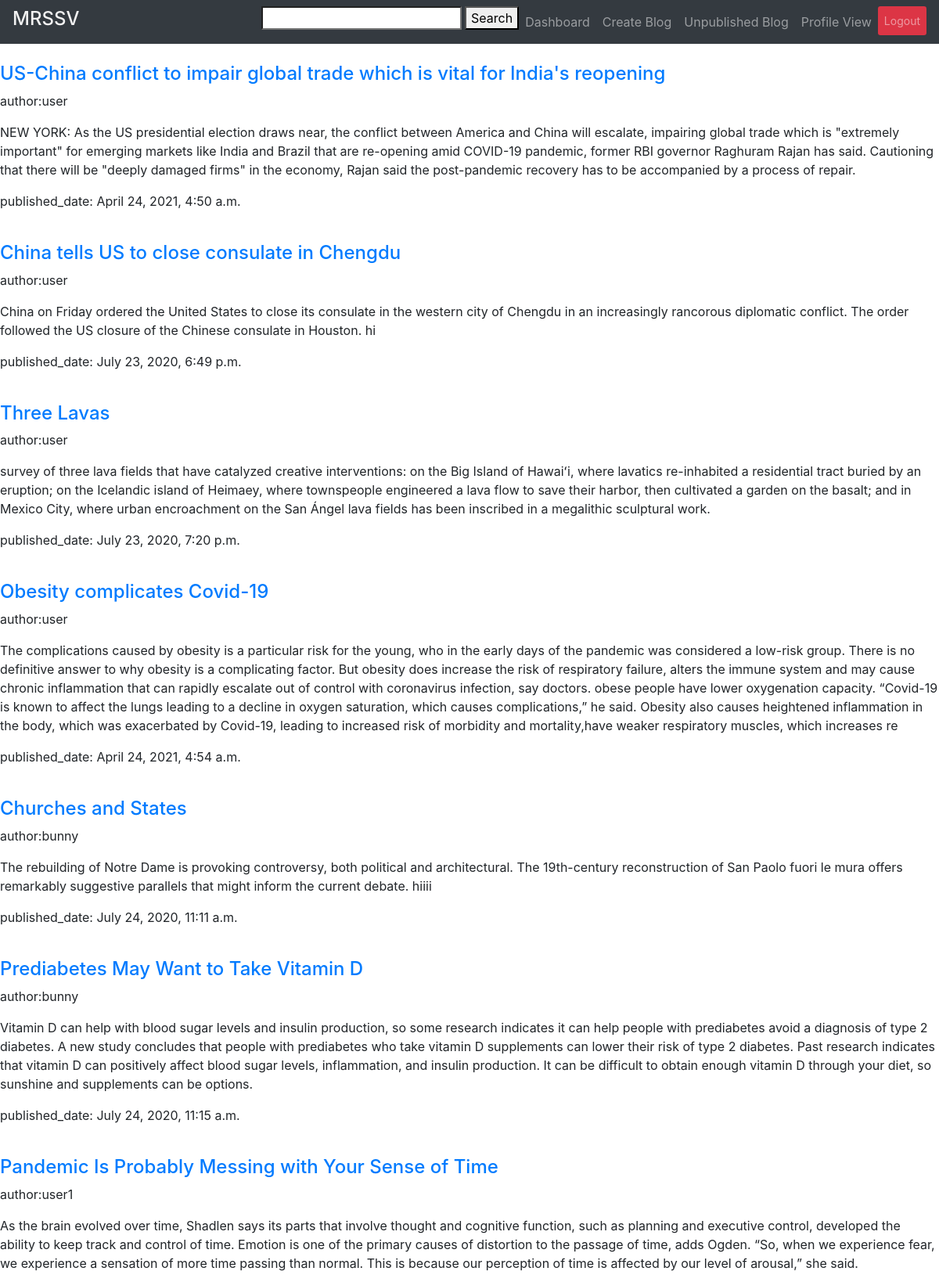
/dashboard/ (upper part), run on the app's committed database.
### app_article/models.py (models this page shows, shortened)
class ArticleModel(models.Model):
    author = models.ForeignKey(User, on_delete=models.CASCADE)
    topic = models.CharField(max_length=20, choices=(
        ('arch', 'Architecture'),
        ('news','News'),
        ('heal', 'Health'),
        ('politics','Politics'),
        ('sports','Sports'),
        ('beauty','Beautytips'),
        ('other','Others')
    ))
    title = models.CharField(max_length=500)
    data = models.TextField(max_length=1000,blank=True,null=True)
    created_on = models.DateTimeField(auto_now=True)
    published_date = models.DateTimeField(blank=True, null=True)

### app_article/views.py (the view)
# urls.py: path('dashboard/', views.Dashboard.as_view(), name ='dashboard'),
class Dashboard(ListView):
    model = ArticleModel
    template_name = 'article/dashboard.html'
    def get_context_data(self, **kwargs):
        context = super().get_context_data(**kwargs)
        if 'search' in self.request.GET:
            query = self.request.GET.get('search')
            context['article'] = ArticleModel.objects.filter(author__username__icontains=query)
        else:
            context['article'] = ArticleModel.objects.filter(published_date__lte=timezone.now())
        graph_topics = {}
        graph_topics['News'] = ArticleModel.objects.filter(topic='news').count()
        graph_topics['Architecture'] = ArticleModel.objects.filter(topic='arch').count()
        graph_topics['Health'] = ArticleModel.objects.filter(topic='heal').count()
        graph_topics['Politics'] = ArticleModel.objects.filter(topic='politics').count()
        graph_topics['Sports'] = ArticleModel.objects.filter(topic='sports').count()
        graph_topics['Beautytips'] = ArticleModel.objects.filter(topic='beauty').count()
        graph_topics['Others'] = ArticleModel.objects.filter(topic='other').count()
        context['graph'] = graph_topics
        return  context

### templates/article/dashboard.html (shortened to what this page needs)
<!DOCTYPE html>
<html>
<head>
	<link rel="stylesheet" href= "https://maxcdn.bootstrapcdn.com/bootstrap/4.4.1/css/bootstrap.min.css">
</head>
<body bgcolour='red'>
	<nav class="navbar navbar-expand-sm bg-dark navbar-dark">
        <h4 style="color: hsl(0, 0%, 95%);">MRSSV</h4>
		<ul class="navbar-nav ml-auto">
            <form  method="GET"  >
                <input  type="search" name="search" >
                <button  type="submit"> Search </button>
            </form>
            <li  class="nav-item">
				<a class="nav-link" href="/dashboard/">Dashboard</a>
            <li class="nav-item">
				<a class="nav-link" href="{% url 'article_create' %}">Create Blog</a>
			</li>
			<li class="nav-item">
				<a class="nav-link" href="{% url 'unpublished_article' %}">Unpublished Blog</a>
			</li>
			<li class="nav-item">
				<a class="nav-link" href="{% url 'update_profile' %}">Profile View</a>
			</li>
			<li class="nav-item">
				<a class="nav-item nav-link bg-danger btn-sm" href="/logout/">Logout</a>
			</li>
		</ul>
	</nav><br>
{% for article in article %}
<h4><a href="{% url 'article_preview' pk=article.pk %}"> {{article.title}}</a></h4>
    <p>author:{{article.author}}</p>
    <p>{{article.data}}</p>
    <p>published_date: {{article.published_date}}</p><br>
{% endfor %}
{% include 'pie_chart.html' %}
</body>
</html>

### data on the page
ArticleModel: title "US-China conflict to impair global trade which is vital for India's reopening", author "user", data "NEW YORK: As the US presidential election draws near, the conflict between America and China will escalate, impairing global trade which is \"extremely important\" for emerging markets like India and Brazil that are re-opening amid COVID-19 pandemic, former RBI governor Raghuram Rajan has said. Cautioning that there will be \"deeply damaged firms\" in the economy, Rajan said the post-pandemic recovery has to be accompanied by a process of repair.", published_date "April 24, 2021, 4:50 a.m."
ArticleModel: title "China tells US to close consulate in Chengdu", author "user", data "China on Friday ordered the United States to close its consulate in the western city of Chengdu in an increasingly rancorous diplomatic conflict. The order followed the US closure of the Chinese consulate in Houston. hi", published_date "July 23, 2020, 6:49 p.m."
ArticleModel: title "Three Lavas", author "user", data "survey of three lava fields that have catalyzed creative interventions: on the Big Island of Hawaiʻi, where lavatics re-inhabited a residential tract buried by an eruption; on the Icelandic island of Heimaey, where townspeople engineered a lava flow to save their harbor, then cultivated a garden on the basalt; and in Mexico City, where urban encroachment on the San Ángel lava fields has been inscribed in a megalithic sculptural work.", published_date "July 23, 2020, 7:20 p.m."
ArticleModel: title "Obesity complicates Covid-19", author "user", data "The complications caused by obesity is a particular risk for the young, who in the early days of the pandemic was considered a low-risk group. There is no definitive answer to why obesity is a complicating factor. But obesity does increase the risk of respiratory failure, alters the immune system and may cause chronic inflammation that can rapidly escalate out of control with coronavirus infection, say doctors. obese people have lower oxygenation capacity. “Covid-19 is known to affect the lungs leading to a decline in oxygen saturation, which causes complications,” he said. Obesity also causes heightened inflammation in the body, which was exacerbated by Covid-19, leading to increased risk…", published_date "April 24, 2021, 4:54 a.m."
ArticleModel: title "Churches and States", author "bunny", data "The rebuilding of Notre Dame is provoking controversy, both political and architectural. The 19th-century reconstruction of San Paolo fuori le mura offers remarkably suggestive parallels that might inform the current debate. hiiii", published_date "July 24, 2020, 11:11 a.m."
ArticleModel: title "Prediabetes May Want to Take Vitamin D", author "bunny", data "Vitamin D can help with blood sugar levels and insulin production, so some research indicates it can help people with prediabetes avoid a diagnosis of type 2 diabetes. A new study concludes that people with prediabetes who take vitamin D supplements can lower their risk of type 2 diabetes. Past research indicates that vitamin D can positively affect blood sugar levels, inflammation, and insulin production. It can be difficult to obtain enough vitamin D through your diet, so sunshine and supplements can be options.", published_date "July 24, 2020, 11:15 a.m."
ArticleModel: title "Pandemic Is Probably Messing with Your Sense of Time", author "user1", data "As the brain evolved over time, Shadlen says its parts that involve thought and cognitive function, such as planning and executive control, developed the ability to keep track and control of time. Emotion is one of the primary causes of distortion to the passage of time, adds Ogden. “So, when we experience fear, we experience a sensation of more time passing than normal. This is because our perception of time is affected by our level of arousal,” she said."
